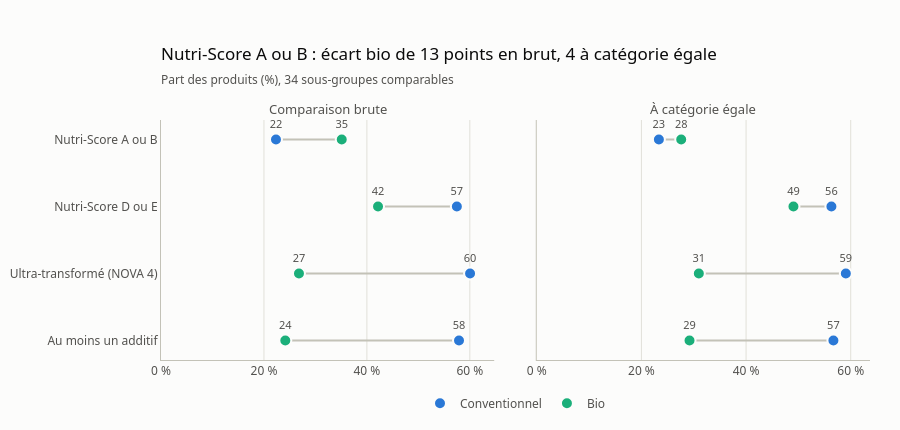

The notebook cell this image was saved under:
### Markdown cell above
## 2. Comparaison brute contre comparaison à catégorie égale

Pour chaque indicateur : à gauche, le taux brut (tous sous-groupes mélangés) ; à droite, le taux standardisé (même composition pour le bio et le conventionnel). L'écart entre les deux panneaux mesure le biais de composition.

### Code cell
std = bio.standardized_table(df)
ab = std.set_index("indicator").loc["is_ab"]

fig = charts.dumbbell_panels(
    std,
    "label",
    panels=[
        ("Comparaison brute", "crude_conv", "crude_bio"),
        ("À catégorie égale", "std_conv", "std_bio"),
    ],
    names=("Conventionnel", "Bio"),
    colors=(CONV, BIO),
    title=f"Nutri-Score A ou B : écart bio de {fmt_num(ab['crude_gap'], 0)} points en brut, "
    f"{fmt_num(ab['std_gap'], 0)} à catégorie égale",
    subtitle=f"Part des produits (%), {int(ab['strata'])} sous-groupes comparables",
)
save_figure(fig, "bio_crude_vs_standardized")
fig.show()

### Figure 1 — Plotly figure (JSON) as saved in the notebook; plotly's stock layout.template omitted (floating-point values rounded to 4 significant figures)
{"data": [{"hoverinfo": "skip", "line": {"color": "#c3c2b7", "width": 2}, "mode": "lines", "showlegend": false, "type": "scatter", "x": [22.34, 35.12], "xaxis": "x", "y": ["Nutri-Score A ou B", "Nutri-Score A ou B"], "yaxis": "y"}, {"hoverinfo": "skip", "line": {"color": "#c3c2b7", "width": 2}, "mode": "lines", "showlegend": false, "type": "scatter", "x": [57.48, 42.17], "xaxis": "x", "y": ["Nutri-Score D ou E", "Nutri-Score D ou E"], "yaxis": "y"}, {"hoverinfo": "skip", "line": {"color": "#c3c2b7", "width": 2}, "mode": "lines", "showlegend": false, "type": "scatter", "x": [60.05, 26.81], "xaxis": "x", "y": ["Ultra-transformé (NOVA 4)", "Ultra-transformé (NOVA 4)"], "yaxis": "y"}, {"hoverinfo": "skip", "line": {"color": "#c3c2b7", "width": 2}, "mode": "lines", "showlegend": false, "type": "scatter", "x": [57.9, 24.15], "xaxis": "x", "y": ["Au moins un additif", "Au moins un additif"], "yaxis": "y"}, {"hovertemplate": "%{y}<br>Conventionnel : %{x:.1f} %<extra></extra>", "legendgroup": "Conventionnel", "marker": {"color": "#2a78d6", "line": {"color": "#fcfcfb", "width": 2}, "size": 12}, "mode": "markers+text", "name": "Conventionnel", "showlegend": true, "text": ["22", "57", "60", "58"], "textfont": {"color": "#52514e", "size": 11}, "textposition": "top center", "type": "scatter", "x": [22.34, 57.48, 60.05, 57.9], "xaxis": "x", "y": ["Nutri-Score A ou B", "Nutri-Score D ou E", "Ultra-transformé (NOVA 4)", "Au moins un additif"], "yaxis": "y"}, {"hovertemplate": "%{y}<br>Bio : %{x:.1f} %<extra></extra>", "legendgroup": "Bio", "marker": {"color": "#1baf7a", "line": {"color": "#fcfcfb", "width": 2}, "size": 12}, "mode": "markers+text", "name": "Bio", "showlegend": true, "text": ["35", "42", "27", "24"], "textfont": {"color": "#52514e", "size": 11}, "textposition": "top center", "type": "scatter", "x": [35.12, 42.17, 26.81, 24.15], "xaxis": "x", "y": ["Nutri-Score A ou B", "Nutri-Score D ou E", "Ultra-transformé (NOVA 4)", "Au moins un additif"], "yaxis": "y"}, {"hoverinfo": "skip", "line": {"color": "#c3c2b7", "width": 2}, "mode": "lines", "showlegend": false, "type": "scatter", "x": [23.34, 27.61], "xaxis": "x2", "y": ["Nutri-Score A ou B", "Nutri-Score A ou B"], "yaxis": "y2"}, {"hoverinfo": "skip", "line": {"color": "#c3c2b7", "width": 2}, "mode": "lines", "showlegend": false, "type": "scatter", "x": [56.31, 49.06], "xaxis": "x2", "y": ["Nutri-Score D ou E", "Nutri-Score D ou E"], "yaxis": "y2"}, {"hoverinfo": "skip", "line": {"color": "#c3c2b7", "width": 2}, "mode": "lines", "showlegend": false, "type": "scatter", "x": [59.07, 30.97], "xaxis": "x2", "y": ["Ultra-transformé (NOVA 4)", "Ultra-transformé (NOVA 4)"], "yaxis": "y2"}, {"hoverinfo": "skip", "line": {"color": "#c3c2b7", "width": 2}, "mode": "lines", "showlegend": false, "type": "scatter", "x": [56.69, 29.19], "xaxis": "x2", "y": ["Au moins un additif", "Au moins un additif"], "yaxis": "y2"}, {"hovertemplate": "%{y}<br>Conventionnel : %{x:.1f} %<extra></extra>", "legendgroup": "Conventionnel", "marker": {"color": "#2a78d6", "line": {"color": "#fcfcfb", "width": 2}, "size": 12}, "mode": "markers+text", "name": "Conventionnel", "showlegend": false, "text": ["23", "56", "59", "57"], "textfont": {"color": "#52514e", "size": 11}, "textposition": "top center", "type": "scatter", "x": [23.34, 56.31, 59.07, 56.69], "xaxis": "x2", "y": ["Nutri-Score A ou B", "Nutri-Score D ou E", "Ultra-transformé (NOVA 4)", "Au moins un additif"], "yaxis": "y2"}, {"hovertemplate": "%{y}<br>Bio : %{x:.1f} %<extra></extra>", "legendgroup": "Bio", "marker": {"color": "#1baf7a", "line": {"color": "#fcfcfb", "width": 2}, "size": 12}, "mode": "markers+text", "name": "Bio", "showlegend": false, "text": ["28", "49", "31", "29"], "textfont": {"color": "#52514e", "size": 11}, "textposition": "top center", "type": "scatter", "x": [27.61, 49.06, 30.97, 29.19], "xaxis": "x2", "y": ["Nutri-Score A ou B", "Nutri-Score D ou E", "Ultra-transformé (NOVA 4)", "Au moins un additif"], "yaxis": "y2"}], "layout": {"annotations": [{"font": {"color": "#52514e", "size": 13}, "showarrow": false, "text": "Comparaison brute", "x": 0.235, "xanchor": "center", "xref": "paper", "y": 1, "yanchor": "bottom", "yref": "paper"}, {"font": {"color": "#52514e", "size": 13}, "showarrow": false, "text": "À catégorie égale", "x": 0.765, "xanchor": "center", "xref": "paper", "y": 1, "yanchor": "bottom", "yref": "paper"}], "height": 430, "legend": {"x": 0.5, "xanchor": "center", "y": -0.12, "yanchor": "top"}, "margin": {"b": 70, "t": 120}, "title": {"subtitle": {"text": "Part des produits (%), 34 sous-groupes comparables"}, "text": "Nutri-Score A ou B : écart bio de 13 points en brut, 4 à catégorie égale"}, "xaxis": {"anchor": "y", "domain": [0, 0.47], "rangemode": "tozero", "ticksuffix": " %"}, "xaxis2": {"anchor": "y2", "domain": [0.53, 1], "rangemode": "tozero", "ticksuffix": " %"}, "yaxis": {"anchor": "x", "autorange": "reversed", "domain": [0, 1], "showgrid": false}, "yaxis2": {"anchor": "x2", "autorange": "reversed", "domain": [0, 1], "matches": "y", "showgrid": false, "showticklabels": false}}}
